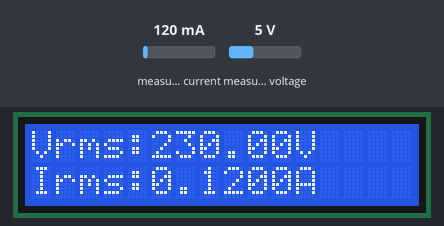
This sketch was run on a simulated ESP32. Parts: 16×2 character LCD. The test bench sets the inputs (shaded band); at power-on: measured current 120 mA, measured voltage 5 V. WiFi joins after 1.5 s; servers stay silent unless stated; what the sketch prints to the serial monitor is not drawn.

Above: at 7.6 s.
7.7 s: measured current set to 40 mA
At 16.1 s:
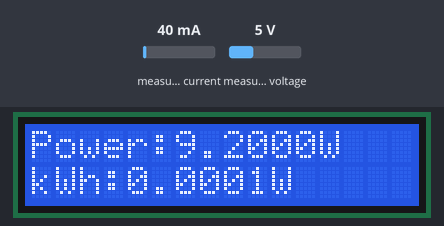
18.9 s: measured voltage set to 0.3 V
At 24.1 s:
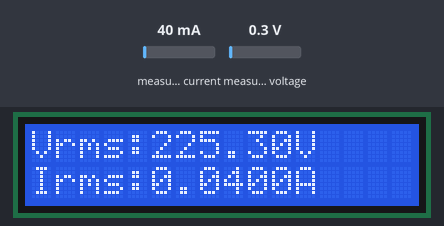
26.7 s: measured current set to 500 mA
At 28.6 s:
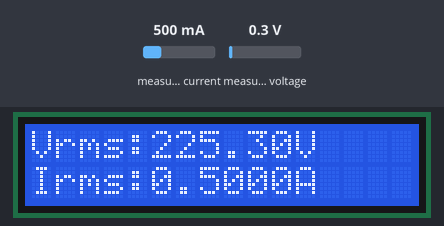
31.9 s: measured voltage set to 3.8 V
At 34.3 s:
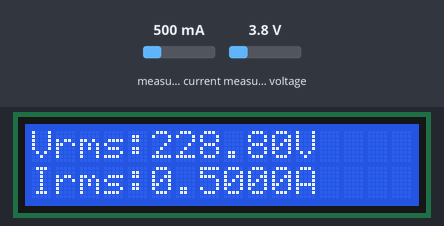
37.1 s: measured current set to 1000 mA
At 38.8 s:
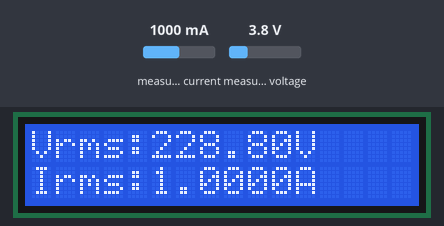
42.3 s: measured voltage set to 7.5 V
At 44.4 s:
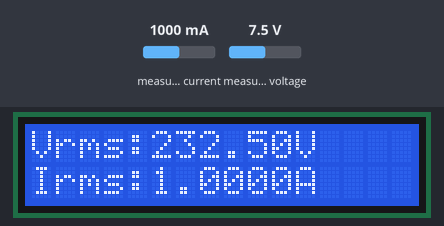
Timing chart, 0 to 45.9 s (numbered marks = the images above; inputs shaded):
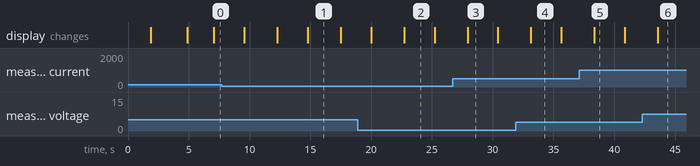

Measured:
- after the input at 7.7 s, the display: first differs from a run without the input after 4.6 s (image 1 shows a later state)
- after the input at 18.9 s, the display: first differs from a run without the input after 3.8 s (image 2)
- after the input at 26.7 s, the display: changes after 1.2 s (image 3)
- after the input at 31.9 s, the display: changes after 1.2 s (image 4)
- after the input at 37.1 s, the display: changes after 1.3 s (image 5)
- after the input at 42.3 s, the display: changes after 1.3 s (image 6)
- what the display in image 1 shows lasts 2.7 s, from 14.8 s to 17.5 s

The sketch:

i2c_address_test.ino
```cpp
#define BLYNK_TEMPLATE_ID "TMPL2zhoUCZJl"
#define BLYNK_TEMPLATE_NAME "SEMS"
#include <LiquidCrystal.h>
#include "EmonLib.h"
#include <WiFi.h>
#include <WiFiClient.h>
#include <BlynkSimpleEsp32.h>
const int rs = 13, en = 12, d4 = 14, d5 = 27, d6 = 26, d7 = 25, d8 = 35,d9 = 32;
LiquidCrystal lcd(rs, en, d4, d5, d6, d7);
#define BLYNK_PRINT Serial

EnergyMonitor emon;
#define vCalibration 83.3
#define currCalibration 0.5
BlynkTimer timer;
char auth[] = "2_vmBpCWryYpRsJ02RhhRSEKR0j8S3k5";
char ssid[] = "blackKareem";
char pass[] = "pokemon1998@#";
float kWh = 0;
unsigned long lastmillis = millis();

void myTimerEvent()
{
  emon.calcVI(20, 2000);
  kWh = kWh + emon.apparentPower * (millis() - lastmillis) / 3600000000.0;
  yield();
  Serial.print("Vrms: ");
  Serial.print(emon.Vrms, 2);
  Serial.print("V");

  Serial.print("\tIrms: ");
  Serial.print(emon.Irms, 4);
  Serial.print("A");

  Serial.print("\tPower: ");
  Serial.print(emon.apparentPower, 4);
  Serial.print("W");

  Serial.print("\tkWh: ");
  Serial.print(kWh, 5);
  Serial.println("kWh");

  lcd.clear();
  lcd.setCursor(0, 0);
  lcd.print("Vrms:");
  lcd.print(emon.Vrms, 2);
  lcd.print("V");
  lcd.setCursor(0, 1);
  lcd.print("Irms:");
  lcd.print(emon.Irms, 4);
  lcd.print("A");
  delay(2500);

  lcd.clear();
  lcd.setCursor(0, 0);
  lcd.print("Power:");
  lcd.print(emon.apparentPower, 4);
  lcd.print("W");
  lcd.setCursor(0, 1);
  lcd.print("kWh:");
  lcd.print(kWh, 4);
  lcd.print("W");
  delay(2500);

  lastmillis = millis();

  Blynk.virtualWrite(V0, emon.Vrms);
  Blynk.virtualWrite(V1, emon.Irms);
  Blynk.virtualWrite(V2, emon.apparentPower);
  Blynk.virtualWrite(V3, kWh);
}

void setup()
{
  Serial.begin(9600);
  Blynk.begin(auth, ssid, pass);
  lcd.begin(16, 2);

  emon.voltage(d9, vCalibration, 1.7); // Voltage: input pin, calibration, phase_shift
  emon.current(d8, currCalibration); // Current: input pin, calibration.

  timer.setInterval(5000L, myTimerEvent);
  lcd.setCursor(3, 0);
  lcd.print("PROJECT");
  lcd.setCursor(5, 1);
  lcd.print("SEMS");
  delay(3000);
  lcd.clear();
}


void loop()
{
  Blynk.run();
  timer.run();
}
```
